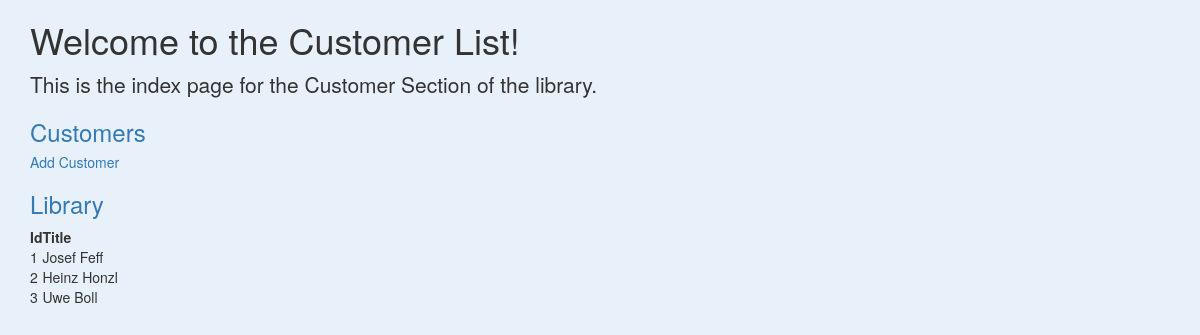
The page /customers on the database as committed earlier.
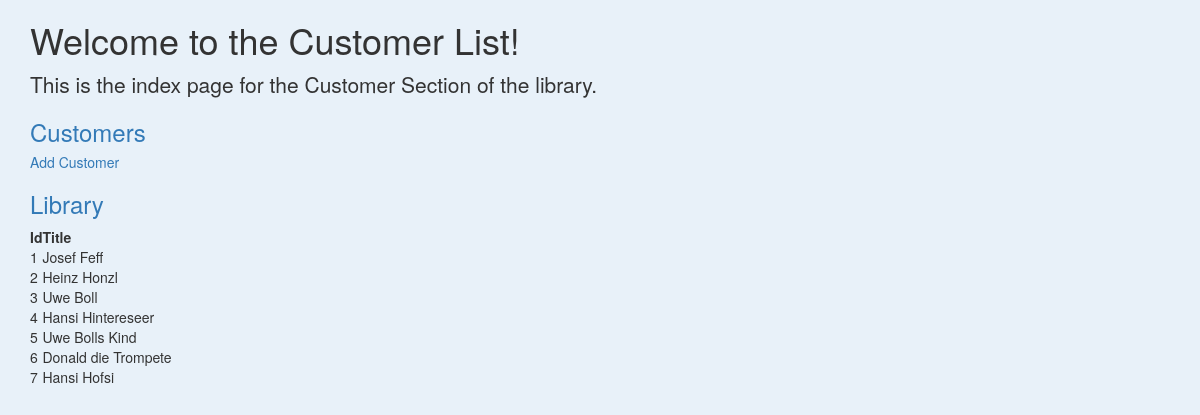
The same page on the database as committed later.
### app.py (models this page shows, shortened)
class Customer(db.Model):
    __tablename__ = 'customers'
    id = db.Column(db.Integer, primary_key=True)
    name = db.Column(db.String)

### app.py (the view)
@app.route('/customers')
def customers():
    return render_template('customers.html', customer = Customer.query.all())

### templates/customers.html (shortened to what this page needs)
{% extends 'bootstrap/base.html' %} {% block styles %} {{ super() }}
 {% endblock %} {% block title %} Library {% endblock %} {% block content %}
<div class="container">
    <div class="row">
        <div class="col-md-10 col-lg-8 mx-lg-auto mx-md-auto">
            <h1 class="pt-5 pb-2">Welcome to the Customer List!</h1>
            <p class="lead">This is the index page for the Customer Section of the library.</p>
            <h3>
                <a href="{{ url_for('customers') }}">Customers</a>
            </h3>
            <h5>
                <a href="{{ url_for('new_customer') }}">Add Customer</a>
            </h5>
            <h3>
                <a href="{{ url_for('index') }}">Library</a>
            </h3>
            <table>
                <thead>
                    <tr>
                        <th>Id</th>
                        <th>Title</th>
                    </tr>
                </thead>
                <tbody>
                    {% for customer in customer %}
                    <tr>
                        <td>{{ customer.id }}</td>
                        <td>{{ customer.name }}</td>
                    </tr>
                    {% endfor %}
                </tbody>
            </table>
        </div>
    </div>
</div>
{% endblock %}

### templates/customers.html (style rules this page uses)
body { background: #e8f1f9; }

Rows that differ between the two databases and show on the page:
added Customer: id "4", name "Hansi Hintereseer"
added Customer: id "5", name "Uwe Bolls Kind"
added Customer: id "6", name "Donald die Trompete"
added Customer: id "7", name "Hansi Hofsi"
